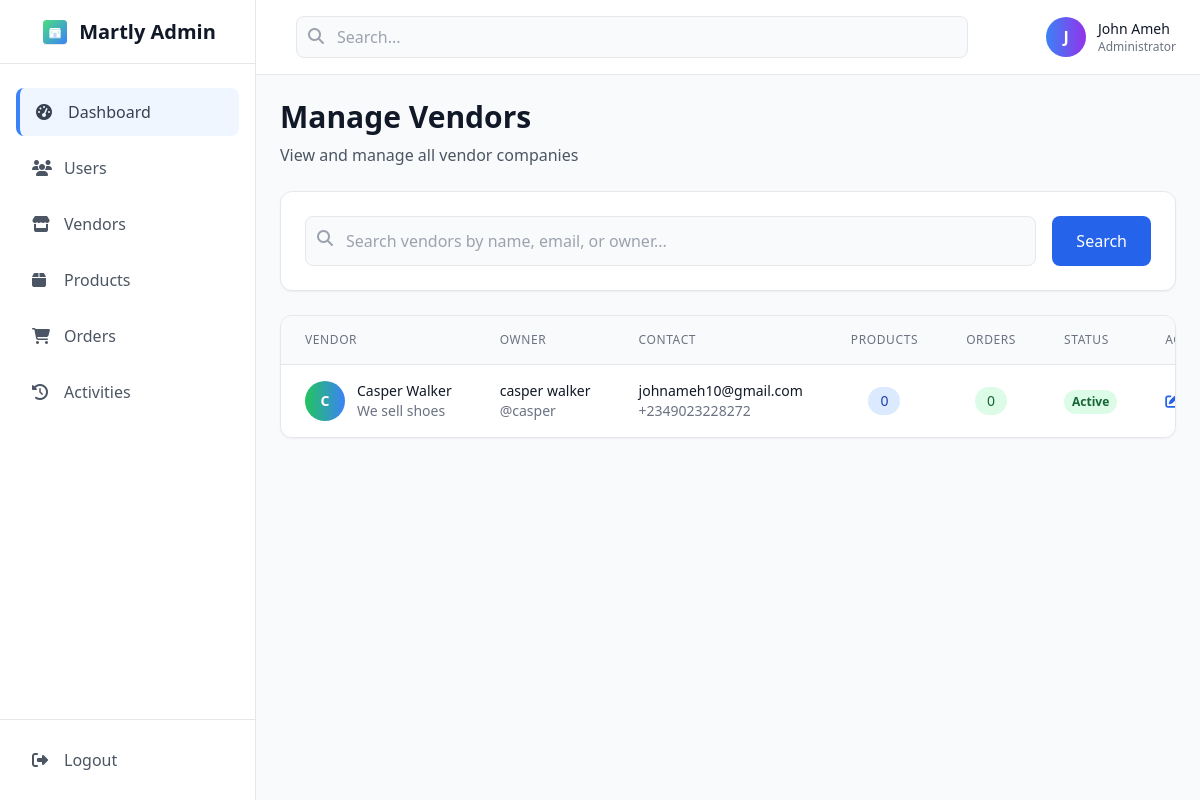
Page /admin/vendors.php (signed in) on the committed database.
### tables this page shows
CREATE TABLE `users` (
  `id` int(11) NOT NULL,
  `username` varchar(50) NOT NULL,
  `email` varchar(100) NOT NULL,
  `password` varchar(255) NOT NULL,
  `first_name` varchar(50) DEFAULT NULL,
  `last_name` varchar(50) DEFAULT NULL,
  `profile_picture` varchar(255) DEFAULT NULL,
  `user_type` enum('customer','vendor','admin') DEFAULT 'customer',
  `referral_code` varchar(20) DEFAULT NULL,
  `referred_by` int(11) DEFAULT NULL,
  `created_at` timestamp NOT NULL DEFAULT current_timestamp(),
  `updated_at` timestamp NOT NULL DEFAULT current_timestamp() ON UPDATE current_timestamp(),
  `referred_count` int(11) DEFAULT 0
);

CREATE TABLE `companies` (
  `id` int(11) NOT NULL,
  `user_id` int(11) NOT NULL,
  `name` varchar(100) NOT NULL,
  `description` text DEFAULT NULL,
  `logo` varchar(255) DEFAULT NULL,
  `banner` varchar(255) DEFAULT NULL,
  `contact_email` varchar(100) DEFAULT NULL,
  `phone` varchar(20) DEFAULT NULL,
  `address` text DEFAULT NULL,
  `whatsapp_url` varchar(255) DEFAULT NULL,
  `instagram_url` varchar(255) DEFAULT NULL,
  `created_at` timestamp NOT NULL DEFAULT current_timestamp(),
  `updated_at` timestamp NOT NULL DEFAULT current_timestamp() ON UPDATE current_timestamp(),
  `subscription_status` enum('active','expired','pending') DEFAULT 'pending',
  `subscription_expiry` datetime DEFAULT NULL
);

### includes/config.php (called while the page is built, shortened)
<?php
try {
    $pdo = new PDO("mysql:host=" . DB_HOST . ";dbname=" . DB_NAME, DB_USER, DB_PASS);
    $pdo->setAttribute(PDO::ATTR_ERRMODE, PDO::ERRMODE_EXCEPTION);
    $pdo->setAttribute(PDO::ATTR_DEFAULT_FETCH_MODE, PDO::FETCH_ASSOC);
} catch (PDOException $e) {
    die("Connection failed: " . $e->getMessage());
}
function isLoggedIn()
{
    return isset($_SESSION['user_id']);
}
function getCurrentUser()
{
    global $pdo;
    if (isLoggedIn()) {
        $stmt = $pdo->prepare("SELECT * FROM users WHERE id = ?");
        $stmt->execute([$_SESSION['user_id']]);
        return $stmt->fetch();
    }
    return null;
}

### admin/vendors.php (the view, shortened to what this page needs)
<?php
require_once '../includes/config.php';
$page = isset($_GET['page']) ? (int)$_GET['page'] : 1;
$limit = 10;
$offset = ($page - 1) * $limit;
$search = isset($_GET['search']) ? trim($_GET['search']) : '';
try {
    $searchCondition = '';
    $params = [];
    $sql = "
        SELECT c.*,
               u.first_name,
               u.last_name,
               u.email as user_email,
               u.username,
               COUNT(DISTINCT p.id) as product_count,
               COUNT(DISTINCT o.id) as order_count
        FROM companies c
        LEFT JOIN users u ON c.user_id = u.id
        LEFT JOIN products p ON c.id = p.company_id
        LEFT JOIN orders o ON c.id = o.company_id
        $searchCondition
        GROUP BY c.id
        ORDER BY c.created_at DESC
        LIMIT $limit OFFSET $offset
    ";
    $stmt = $pdo->prepare($sql);
    $stmt->execute($params);
    $vendors = $stmt->fetchAll(PDO::FETCH_ASSOC);
} catch (PDOException $e) {
    $error = "Error loading vendors: " . $e->getMessage();
}
?>
<!DOCTYPE html>
<html lang="en">
<head>
    <script src="https://cdn.tailwindcss.com"></script>
    <link rel="stylesheet" href="https://cdnjs.cloudflare.com/ajax/libs/font-awesome/6.4.0/css/all.min.css">
</head>
<body class="bg-gray-50">
<div class="min-h-screen">
    <?php include 'includes/sidebar.php'; ?>
    <div class="ml-0 lg:ml-64">
        <?php include 'includes/topbar.php'; ?>
        <main class="p-6">
            <div class="flex justify-between items-center mb-6">
                <div>
                    <h1 class="text-3xl font-bold text-gray-900">Manage Vendors</h1>
                    <p class="text-gray-600 mt-2">View and manage all vendor companies</p>
                </div>
            </div>
            <div class="bg-white rounded-xl shadow-sm border border-gray-200 p-6 mb-6">
                <form method="GET" class="flex gap-4">
                    <div class="flex-1">
                        <div class="relative">
                            <input type="text" name="search" value="<?php echo htmlspecialchars($search); ?>"
                                   placeholder="Search vendors by name, email, or owner..."
                                   class="w-full pl-10 pr-4 py-3 bg-gray-50 border border-gray-200 rounded-lg focus:outline-none focus:ring-2 focus:ring-blue-500 focus:border-transparent">
                            <i class="fas fa-search absolute left-3 top-3.5 text-gray-400"></i>
                        </div>
                    </div>
                    <button type="submit" class="bg-blue-600 text-white px-6 py-3 rounded-lg hover:bg-blue-700 transition-colors duration-300">
                        Search
                    </button>
                </form>
            </div>
            <div class="bg-white rounded-xl shadow-sm border border-gray-200 overflow-hidden">
                <div class="overflow-x-auto">
                    <table class="w-full">
                        <thead class="bg-gray-50 border-b border-gray-200">
                            <tr>
                                <th class="px-6 py-4 text-left text-xs font-medium text-gray-500 uppercase tracking-wider">Vendor</th>
                                <th class="px-6 py-4 text-left text-xs font-medium text-gray-500 uppercase tracking-wider">Owner</th>
                                <th class="px-6 py-4 text-left text-xs font-medium text-gray-500 uppercase tracking-wider">Contact</th>
                                <th class="px-6 py-4 text-left text-xs font-medium text-gray-500 uppercase tracking-wider">Products</th>
                                <th class="px-6 py-4 text-left text-xs font-medium text-gray-500 uppercase tracking-wider">Orders</th>
                                <th class="px-6 py-4 text-left text-xs font-medium text-gray-500 uppercase tracking-wider">Status</th>
                                <th class="px-6 py-4 text-left text-xs font-medium text-gray-500 uppercase tracking-wider">Actions</th>
                            </tr>
                        </thead>
                        <tbody class="bg-white divide-y divide-gray-200">
                            <?php if (empty($vendors)): ?>
                                <tr>
                                    <td colspan="7" class="px-6 py-8 text-center text-gray-500">
                                        <i class="fas fa-store text-4xl text-gray-300 mb-3"></i>
                                        <p>No vendors found</p>
                                        <?php if (!empty($search)): ?>
                                            <p class="text-sm mt-1">Try adjusting your search terms</p>
                                        <?php endif; ?>
                                    </td>
                                </tr>
                            <?php else: ?>
                                <?php foreach ($vendors as $vendor): ?>
                                    <tr class="hover:bg-gray-50 transition-colors duration-300">
                                        <td class="px-6 py-4 whitespace-nowrap">
                                            <div class="flex items-center">
                                                <div class="w-10 h-10 bg-gradient-to-r from-green-500 to-blue-500 rounded-full flex items-center justify-center text-white font-bold text-sm mr-3">
                                                    <?php echo strtoupper(substr($vendor['name'] ?? 'N', 0, 1)); ?>
                                                </div>
                                                <div>
                                                    <div class="text-sm font-medium text-gray-900">
                                                        <?php echo htmlspecialchars($vendor['name'] ?? 'N/A'); ?>
                                                    </div>
                                                    <div class="text-sm text-gray-500">
                                                        <?php echo htmlspecialchars($vendor['description'] ?? 'No description'); ?>
                                                    </div>
                                                </div>
                                            </div>
                                        </td>
                                        <td class="px-6 py-4 whitespace-nowrap">
                                            <div class="text-sm text-gray-900"><?php echo htmlspecialchars(($vendor['first_name'] ?? '') . ' ' . ($vendor['last_name'] ?? '')); ?></div>
                                            <div class="text-sm text-gray-500">@<?php echo htmlspecialchars($vendor['username'] ?? 'N/A'); ?></div>
                                        </td>
                                        <td class="px-6 py-4 whitespace-nowrap">
                                            <div class="text-sm text-gray-900"><?php echo htmlspecialchars($vendor['contact_email'] ?? 'N/A'); ?></div>
                                            <div class="text-sm text-gray-500"><?php echo htmlspecialchars($vendor['phone'] ?? 'N/A'); ?></div>
                                        </td>
                                        <td class="px-6 py-4 whitespace-nowrap text-sm text-gray-900 text-center">
                                            <span class="inline-flex items-center px-3 py-1 rounded-full text-sm font-medium bg-blue-100 text-blue-800">
                                                <?php echo $vendor['product_count'] ?? 0; ?>
                                            </span>
                                        </td>
                                        <td class="px-6 py-4 whitespace-nowrap text-sm text-gray-900 text-center">
                                            <span class="inline-flex items-center px-3 py-1 rounded-full text-sm font-medium bg-green-100 text-green-800">
                                                <?php echo $vendor['order_count'] ?? 0; ?>
                                            </span>
                                        </td>
                                        <td class="px-6 py-4 whitespace-nowrap">
                                            <span class="inline-flex px-2 py-1 text-xs font-semibold rounded-full
                                                <?php echo (isset($vendor['subscription_status']) && $vendor['subscription_status'] === 'active') ? 'bg-green-100 text-green-800' : 'bg-red-100 text-red-800'; ?>">
                                                <?php echo (isset($vendor['subscription_status']) && $vendor['subscription_status'] === 'active') ? 'Active' : 'Inactive'; ?>
                                            </span>
                                        </td>
                                        <td class="px-6 py-4 whitespace-nowrap text-sm font-medium">
                                            <div class="flex space-x-2">
                                                <button class="text-blue-600 hover:text-blue-900 transition-colors duration-300" title="Edit">
                                                    <i class="fas fa-edit"></i>
                                                </button>
                                            </div>
                                        </td>
                                    </tr>
                                <?php endforeach; ?>
                            <?php endif; ?>
                        </tbody>
                    </table>
                </div>
            </div>
        </main>
    </div>
</div>
</body>
</html>

### admin/includes/topbar.php (shortened to what this page needs)
<?php
$currentUser = getCurrentUser();
?>
<header class="bg-white border-b border-gray-200">
    <div class="flex items-center justify-between px-6 py-4">
        <div class="flex-1 max-w-2xl mx-4">
            <div class="relative">
                <input type="text" placeholder="Search..." class="w-full pl-10 pr-4 py-2 bg-gray-50 border border-gray-200 rounded-lg focus:outline-none focus:ring-2 focus:ring-blue-500 focus:border-transparent">
                <i class="fas fa-search absolute left-3 top-3 text-gray-400"></i>
            </div>
        </div>
        <div class="flex items-center space-x-4">
            <div class="flex items-center space-x-3">
                <div class="w-10 h-10 bg-gradient-to-r from-blue-500 to-purple-600 rounded-full flex items-center justify-center text-white font-bold">
                    <?php echo strtoupper(substr($currentUser['first_name'], 0, 1)); ?>
                </div>
                <div class="hidden md:block">
                    <p class="text-sm font-medium text-gray-900"><?php echo htmlspecialchars($currentUser['first_name'] . ' ' . $currentUser['last_name']); ?></p>
                    <p class="text-xs text-gray-500">Administrator</p>
                </div>
            </div>
        </div>
    </div>
</header>

### rows in the picture
users: first_name "J", first_name+last_name "John Ameh"
companies: name "C", name "Casper Walker", description "We sell shoes", user.last_name "casper walker", user.username "casper", contact_email "johnameh10@gmail.com", phone "+2349023228272", product_count "0", order_count "0", subscription_status "Active"
